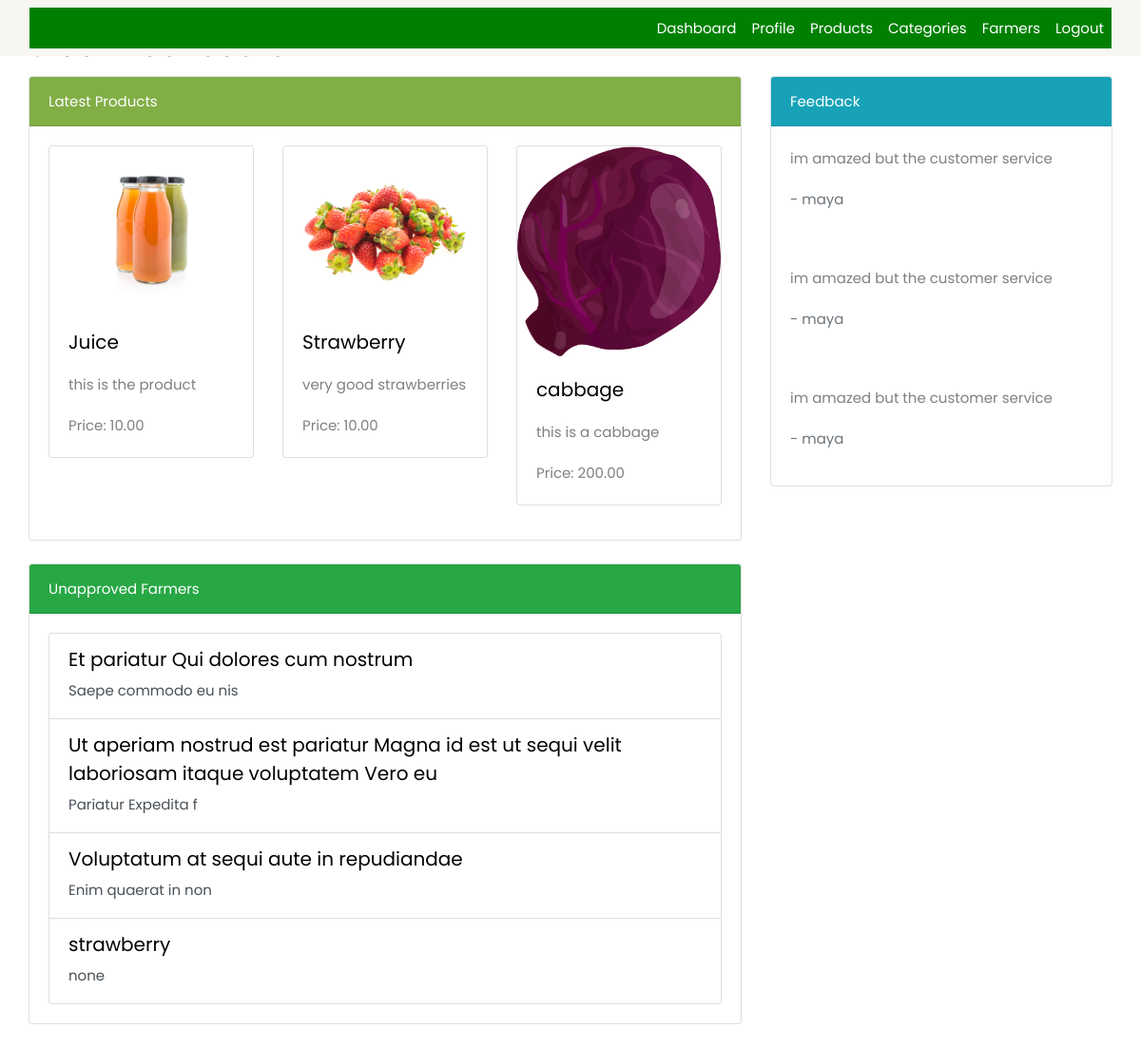
Page /stock/ on the earlier database version.
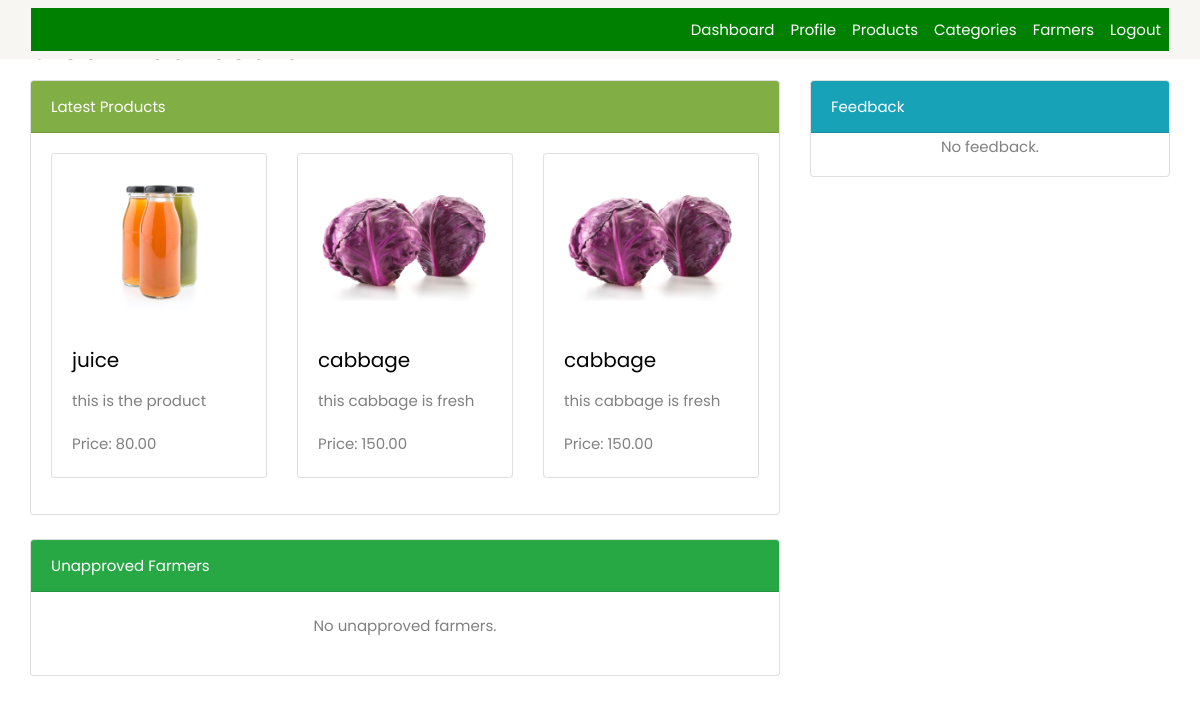
Same page on the later database version.
### core/models.py (models this page shows, shortened)
class Product(models.Model):
    pid = ShortUUIDField(unique=True, max_length=30, alphabet='abcdefghij12345')
    title = models.CharField(max_length=100, default='vegetable')
    image = models.ImageField(upload_to=user_directory_path, default='product.jpg')
    description = RichTextUploadingField(null=True, blank=True, default='this is the product')
    price = models.DecimalField(max_digits=10, decimal_places=2, default=10.0)
    quantity_available = models.PositiveIntegerField(default=1)
    is_available = models.BooleanField(default=True)
    created_at = models.DateTimeField(auto_now_add=True)
    updated_at = models.DateTimeField(auto_now=True)
    tags = TaggableManager(blank=True)
    product_status = models.CharField(choices=STATUS, max_length=50)
    featured = models.BooleanField(default=False)
    user = models.ForeignKey(User, on_delete=models.SET_NULL, null=True)
    vendor = models.ForeignKey(VendorUser, on_delete=models.SET_NULL, null=True,related_name='supplied_products')
    category = models.ForeignKey(Category, on_delete=models.SET_NULL, null=True)
    life=models.CharField(max_length=50, default='10')
    mfd=models.DateTimeField(auto_now_add=False, null=True)
    slug = models.SlugField(unique=True, blank=True, null=True,default='')
    user_reviewed = models.BooleanField(default=False)
    class Meta:
        verbose_name_plural = "Products"

class Feedback(models.Model):
    date=models.DateTimeField(auto_now_add=True)
    user=models.ForeignKey(User, on_delete=models.CASCADE, default=None)
    message=models.CharField(max_length=300)

### userauths/models.py (models this page shows, shortened)
class User(AbstractUser):
    email = models.EmailField(unique=True)
    bio = models.CharField(max_length=400, default='My Bio', null=True)
    full_name = models.CharField(max_length=60, default=None, null=True)
    verified = models.BooleanField(default=False)
    phone = models.CharField(max_length=10, null=True, blank=True, default=None)
    image = models.ImageField(upload_to='image', default='https://i0.wp.com/digitalhealthskills.com/wp-content/uploads/2022/11/3da39-no-user-image-icon-27.png?fit=500%2C500&ssl=1')
    USERNAME_FIELD = 'email'
    REQUIRED_FIELDS = ['username']

class VendorUser(User):
    title = models.CharField(max_length=100, default='farmer business')
    vendor_address = models.CharField(max_length=100, default='123, main street, nairobi')
    description = models.TextField(null=True, blank=True)
    city = models.CharField(max_length=50, null=True, blank=True)
    business_email = models.EmailField(null=True, blank=True)
    country=models.CharField(max_length=30, default='Kenya')
    class Meta:
        verbose_name_plural = 'Farmers'

class User(AbstractUser):
    email = models.EmailField(unique=True)
    bio = models.CharField(max_length=400, default='My Bio', null=True)
    full_name = models.CharField(max_length=60, default=None, null=True)
    verified = models.BooleanField(default=False)
    phone = models.CharField(max_length=10, null=True, blank=True, default=None)
    image = models.ImageField(upload_to='image', default='https://i0.wp.com/digitalhealthskills.com/wp-content/uploads/2022/11/3da39-no-user-image-icon-27.png?fit=500%2C500&ssl=1')
    USERNAME_FIELD = 'email'
    REQUIRED_FIELDS = ['username']

### stock/views.py (the view)
# urls.py: path('',StockTemplateView.as_view(), name='dashboard'),
class StockTemplateView(TemplateView):
    template_name = "stock_pages/dashboard.html"
    def get_context_data(self, **kwargs) -> dict[str, ]:
        context = super().get_context_data(**kwargs)
        context["feedbacks"] =  Feedback.objects.all().order_by('-id')[:3]
        context['latest_products']=Product.objects.all().order_by('-id')[:3]
        context['vendors_unapproved']= VendorUser.objects.filter(verified=False)[:4]
        return context

### core/context_processors.py (called while the page is built, shortened)
def default(request):
    categories = Category.objects.all()
    address = None
    name=request.user.username
    return {
        'categories': categories,
        'address': address,
        'name':name
    }

### templates/stock_pages/dashboard.html (shortened to what this page needs)
{% extends 'stock_pages/base.html' %}
{% block content %}
    <div class="container-fluid">
        <h2 class="mt-4 mx-auto">Stock Dashboard</h2>
        <div class="row">
            <div class="col-lg-8">
                <div class="card mb-4">
                    <div class="card-header bg-primary text-white">
                        Latest Products
                    </div>
                    <div class="card-body">
                        <div class="row">
                            {% for product in latest_products %}
                            <div class="col-md-4 mb-3">
                                <div class="card">
                                    {% if product.image %}
                                        <img src="{{ product.image.url }}" class="card-img-top" alt="{{ product.title }}">
                                    {% else %}
                                        <div class="text-center mb-3">
                                            <img src="https://i0.wp.com/digitalhealthskills.com/wp-content/uploads/2022/11/3da39-no-user-image-icon-27.png?fit=500%2C500&ssl=1" class="img-fluid" alt="Placeholder Image">
                                        </div>
                                    {% endif %}
                                    <div class="card-body">
                                        <h5 class="card-title">{{ product.title }}</h5>
                                        <p class="card-text">{{ product.description|safe }}</p>
                                        <p class="card-text">Price: {{ product.price }}</p>
                                    </div>
                                </div>
                            </div>
                            {% empty %}
                            <p>No products available.</p>
                            {% endfor %}
                        </div>
                    </div>
                </div>
                <div class="card mb-4">
                    <div class="card-header bg-success text-white">
                        Unapproved Farmers
                    </div>
                    <div class="card-body">
                        <div class="list-group">
                            {% for vendor in vendors_unapproved %}
                            <a href="#" class="list-group-item list-group-item-action">
                                <div class="d-flex w-100 justify-content-between">
                                    <h5 class="mb-1">{{ vendor.title }}</h5>
                                </div>
                                <p class="mb-1">{{ vendor.description|safe }}</p>
                            </a>
                            {% empty %}
                            <p class='text-center'>No unapproved farmers.</p>
                            {% endfor %}
                        </div>
                    </div>
                </div>
            </div>
            <div class="col-lg-4">
                <div class="card mb-4">
                    <div class="card-header bg-info text-white">
                        Feedback
                    </div>
                    {% for feedback in feedbacks %}
                    <div class="card-body">
                        <p>{{ feedback.message }}</p>
                        <p class="text-muted">- {{ feedback.user.username }}</p>
                    </div>
                    {% empty %}
                        <p class='text-center'>No feedback.</p>
                    {% endfor %}
                </div>
            </div>
        </div>
    </div>
{% endblock %}

### templates/stock_pages/base.html (shortened to what this page needs)
<!DOCTYPE html>
<html lang="en">
<head>
    {% include 'core/importstatic.html' %}
</head>
<body>
    <nav class="navbar navbar-expand-lg navbar-light bg-light fixed-top " >
        <div class="container-fluid">
            <div class="collapse navbar-collapse " id="navbarSupportedContent" style=" background-color:green;">
                <ul class="navbar-nav ml-auto">
                    <li class="nav-item active">
                        <a class="nav-link" href="{% url 'stock:dashboard' %}">Dashboard</a>
                    </li>
                    <li class="nav-item">
                        <a class="nav-link" href="{% url 'stock:profile' %}">Profile</a>
                    </li>
                    <li class="nav-item">
                        <a class="nav-link" href="{% url 'stock:product-list' %}">Products</a>
                    </li>
                    <li class="nav-item">
                        <a class="nav-link" href="{% url 'stock:category-list' %}">Categories</a>
                    </li>
                    <li class="nav-item">
                        <a class="nav-link" href="{% url 'stock:vendor-list' %}">Farmers</a>
                    </li>
                    <li class="nav-item">
                        <a class="nav-link" href="{% url 'userauths:logout' %}">Logout</a>
                    </li>
                </ul>
            </div>
        </div>
    </nav>
    <div class="container-fluid">
        {% block content %}{% endblock %}
    </div>
</body>
</html>

### templates/core/importstatic.html (shortened to what this page needs)
{%load static%}
    <link rel="stylesheet" href="{% static 'css/open-iconic-bootstrap.min.css' %}">
    <link rel="stylesheet" href="{% static 'css/animate.css' %}">
    <link rel="stylesheet" href="{% static 'css/owl.carousel.min.css' %}">
    <link rel="stylesheet" href="{% static 'css/owl.theme.default.min.css' %}">
    <link rel="stylesheet" href="{% static 'css/magnific-popup.css' %}">
    <link rel="stylesheet" href="{% static 'css/aos.css' %}">
    <link rel="stylesheet" href="{% static 'css/ionicons.min.css' %}">
    <link rel="stylesheet" href="{% static 'css/bootstrap-datepicker.css' %}">
    <link rel="stylesheet" href="{% static 'css/jquery.timepicker.css' %}">
    <link rel="stylesheet" href="{% static 'css/style.css' %}">
    <link rel="stylesheet" href="{% static 'css/flaticon.css' %}">
    <link rel="stylesheet" href="{% static 'css/icomoon.css' %}">
    <link rel="stylesheet" href="{% static 'css/style.css' %}">
    <link rel="stylesheet" href="{% static 'css/styleform.css' %}">
    <link rel="stylesheet" href="https://cdnjs.cloudflare.com/ajax/libs/font-awesome/5.15.3/css/all.min.css">
    <link rel="stylesheet" href="https://cdnjs.cloudflare.com/ajax/libs/font-awesome/5.15.4/css/all.min.css">

### templates/stock_pages/base.html (style rules this page uses)
.navbar { background-color: #343a40; color: white; }
.navbar-nav .nav-link { color: white !important; }

Differences in the rows shown:
removed Product: image (picture), title "Juice", description "this is the product", price "10.00"
removed Product: image (picture), title "Strawberry", description "very good strawberries", price "10.00"
no longer on this page (row edited): Product: image (picture), title "cabbage", description "this is a cabbage", price "200.00"
removed VendorUser: title "Et pariatur Qui dolores cum nostrum", description "Saepe commodo eu nis"
removed VendorUser: title "Ut aperiam nostrud est pariatur Magna id est ut sequi velit laboriosam itaque voluptatem Vero eu", description "Pariatur Expedita f"
removed VendorUser: title "Voluptatum at sequi aute in repudiandae", description "Enim quaerat in non"
no longer on this page (row edited): VendorUser: title "strawberry", description "none"
removed Feedback: message "im amazed but the customer service", user.username "maya"
removed Feedback: message "im amazed but the customer service", user.username "maya"
removed Feedback: message "im amazed but the customer service", user.username "maya"
added Product: image (picture), title "juice", description "this is the product", price "80.00"
added Product: image (picture), title "cabbage", description "this cabbage is fresh", price "150.00"
added Product: image (picture), title "cabbage", description "this cabbage is fresh", price "150.00"
Other differences:
text now shown: "No unapproved farmers. No feedback."
